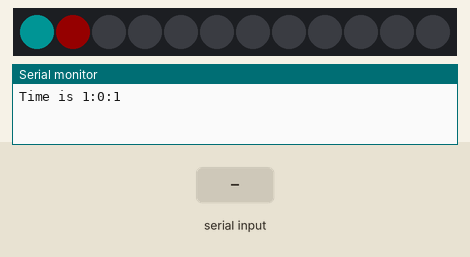
This sketch was run on a simulated Arduino Uno, built with avr-gcc and run on an emulated ATmega328P. On the bench: 12 RGB LEDs in strip order, left to right, the last lines printed to the serial monitor. The inputs (shaded band) are chosen by the test bench. Dim RGB values are drawn brighter than linear.

Above: at 1.6 s.
1.7 s: "set\n" received over Serial
At 3.2 s:
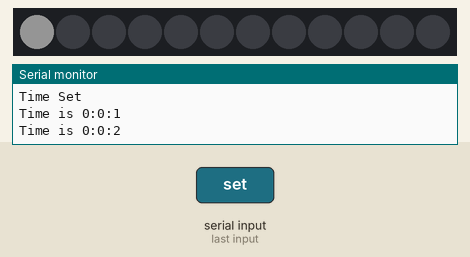
3.5 s: "set,45\n" received over Serial
At 4.8 s:
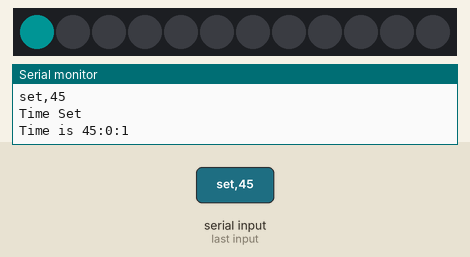
5.5 s: "set90\n" received over Serial
At 10.5 s:
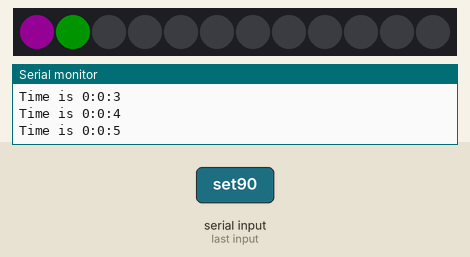
Timing chart, 0 to 12.0 s (numbered marks = the images above; inputs shaded):
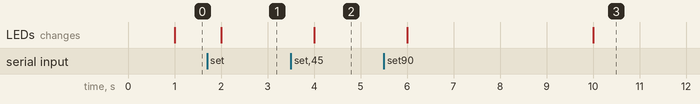

The sketch:

ledringclock.ino
```cpp
#include <Adafruit_NeoPixel.h>
#define PIN 2
#define NUMPIXELS 12

int hours = 1;
int minutes = 0;
int seconds = 0;
int hoursled = 0;
int minutesled = 0;
int secondsled = 0;
unsigned long previousMillis = 0;
unsigned long currentMillis = 0;
int leds[ 12 ] ;

String inputString = "";
bool stringComplete = false;

Adafruit_NeoPixel pixels = Adafruit_NeoPixel(NUMPIXELS, PIN, NEO_GRB + NEO_KHZ800);

void setup() {
  pixels.begin();
  Serial.begin(9600);
  inputString.reserve(200);
}

void tick() {
  seconds = seconds + 1;
  if (seconds == 60) {
    seconds = 0;
    minutes = minutes + 1;
  }
  if (minutes == 60) {
    minutes = 0;
    hours = hours + 1;
  }
  if (hours == 13) {
    hours = 1;
  }
  Serial.print("Time is ");
  Serial.print(hours);
  Serial.print(":");
  Serial.print(minutes);
  Serial.print(":");
  Serial.println(seconds);
}

void updateclock() {
  for ( int i = 0; i < 12; ++i ) {
    leds[ i ] = 0;
  }

  pixels.clear();
  secondsled = seconds / 5;
  minutesled = minutes / 5;
  if (hours == 12) {
    hoursled = 0;
  }
  else {
    hoursled = hours;
  }

  pixels.setPixelColor(secondsled, pixels.Color(0, 20, 0));
  pixels.setPixelColor(minutesled, pixels.Color(0, 0, 20));
  pixels.setPixelColor(hoursled, pixels.Color(20, 0, 0));

  if (secondsled == minutesled) {
    pixels.setPixelColor(secondsled, pixels.Color(0, 20, 20));
  }
  if (secondsled == hoursled) {
    pixels.setPixelColor(secondsled, pixels.Color(20, 20, 0));
  }
  if (minutesled == hoursled) {
    pixels.setPixelColor(minutesled, pixels.Color(20, 0, 20));
  }
  if ((secondsled == minutesled) && (minutesled == hoursled)) {
    pixels.setPixelColor(secondsled, pixels.Color(20, 20, 20));
  }
  pixels.show();
}

void serialEvent() {
  while (Serial.available()) {
    char inChar = (char)Serial.read();
    inputString += inChar;
    if (inChar == '\n') {
      stringComplete = true;
    }
  }
}

void loop() {
  currentMillis = millis();
  if (currentMillis - previousMillis >= 1000) {
    previousMillis = currentMillis;
    tick();
    updateclock();
  }
  if (stringComplete) {
    Serial.println(inputString);
    if (inputString.startsWith("set")) {
      hours = inputString.substring(4, 6).toInt();
      minutes = inputString.substring(7, 9).toInt();
      seconds = inputString.substring(10, 12).toInt();
      Serial.println("Time Set");
    }
    inputString = "";
    stringComplete = false;
  }
}
```

Measured:
- after the input at 1.7 s, the LEDs: change after 0.30 s (image 1)
- after the input at 3.5 s, the LEDs: change after 0.50 s (image 2)
- after the input at 5.5 s, the LEDs: first change after 0.50 s (image 3 shows a later state)
